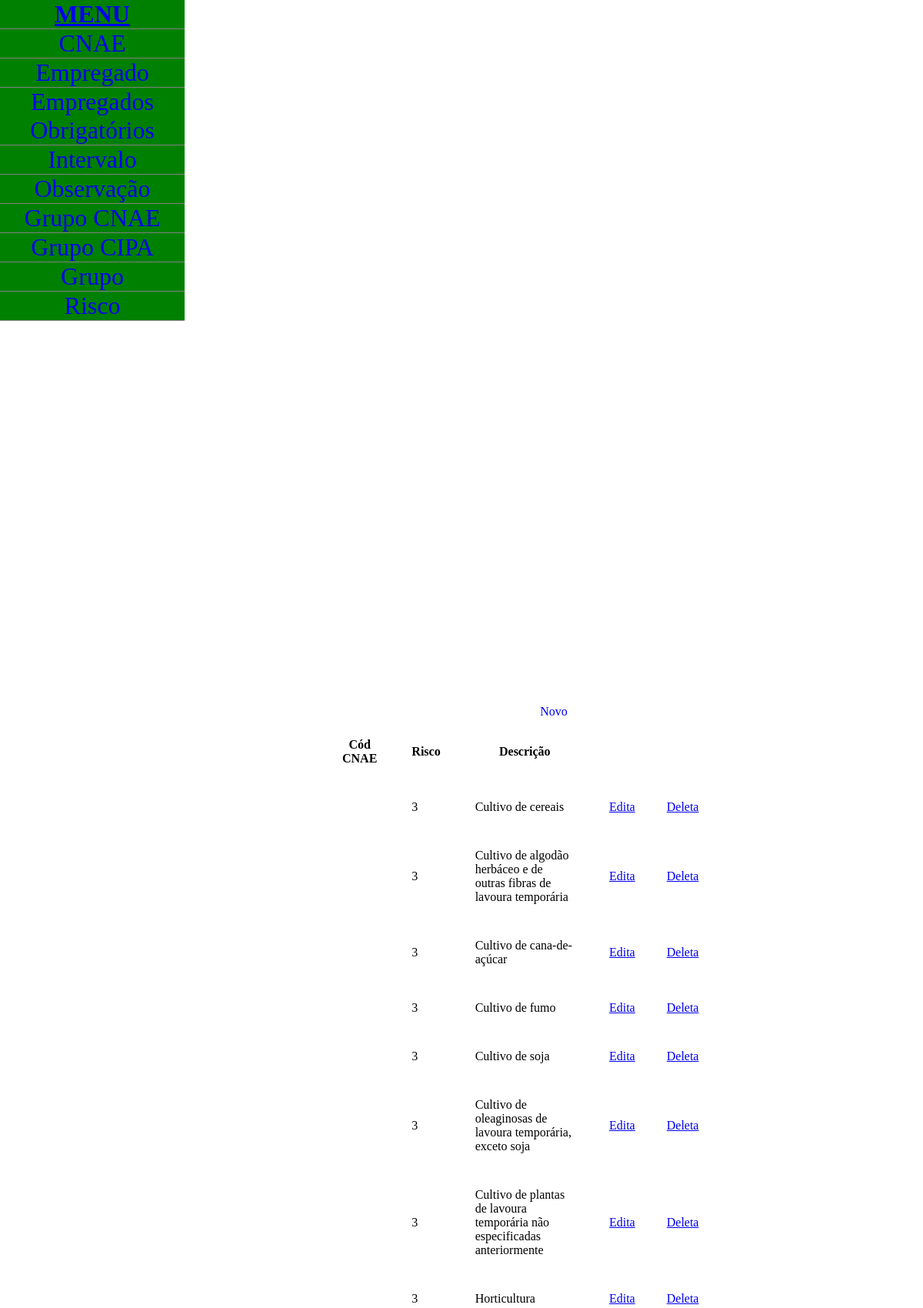
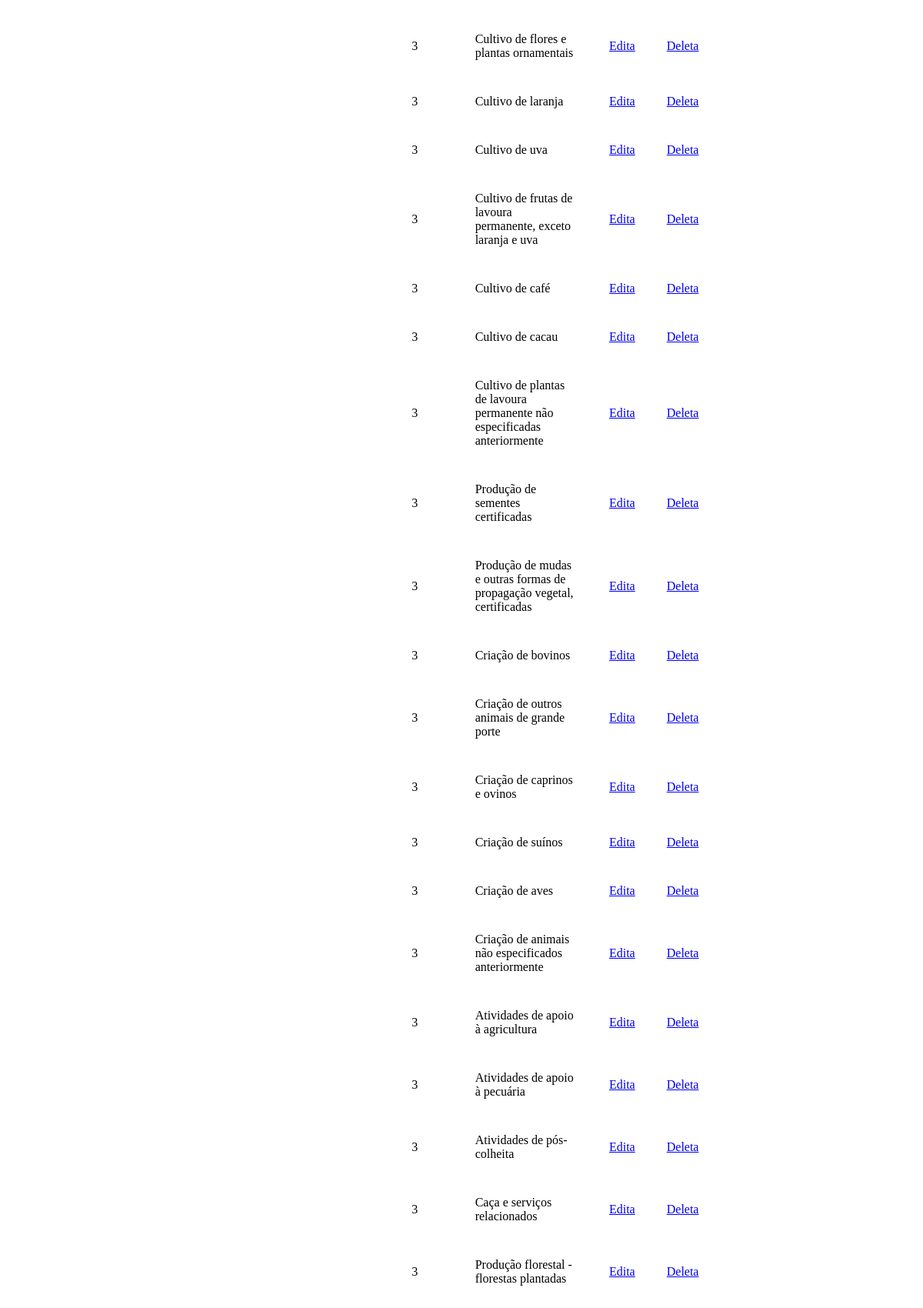
The page /html/lista_cnae.php (upper part) on the database its author committed (2 pictures, top to bottom).
### tables this page shows
CREATE TABLE risco(
	
	id_risco INT(4)NOT NULL AUTO_INCREMENT,
	risco INT(1)NOT NULL,
	descricao TEXT NOT NULL,
	
	CONSTRAINT PrKrisco PRIMARY KEY (id_risco)
);

CREATE TABLE cnae(
	
	num_cnae CHAR(5)NOT NULL,
	id_risco INT(1)NOT NULL,
	descricao TEXT NOT NULL,
	
	CONSTRAINT PrKcnae PRIMARY KEY (num_cnae),
	CONSTRAINT FrKrisco_cnae FOREIGN KEY (id_risco) REFERENCES risco (id_risco)
);

### processa/bd.class.php (called while the page is built, shortened)
<?php
	class bd{
	var $conexao;
		function add_banco($usuario, $senha, $endereco = "localhost", $nome_bd){
			$this->usuario = "$usuario";
			$this->senha = "$senha";
			$this->endereco = "$endereco";
			$this->nome_bd = "$nome_bd";
			$this->conexao = mysqli_connect($this->endereco, $this->usuario, $this->senha, $this->nome_bd) or die ("Erro ao conectar");
			}
		function get_all($tabela, $id = NULL){
			if(is_null($id)){
				$bd = new bd;
				$consulta = "SELECT * FROM $tabela";
				$resultado = mysqli_query($this->conexao, $consulta);
			}else{
				$bd = new bd;
				$consulta = "SELECT * FROM $tabela WHERE $id";
				$resultado = mysqli_query($this->conexao, $consulta);
			}
			return $resultado;
		}
	}
	$bd = new bd();

### html/lista_cnae.php (the view, shortened to what this page needs)
<?php require_once '../processa/bd.class.php' ?>
<html>
	<head>
		<link rel="stylesheet" href="style.css">
	</head>
	<body>
		<?php include "menu.php"; ?>
		<p class="centraliza">
		<a href="novo_tst.php" style='text-decoration: none;'>Novo</a>
	<table style="width:50%">
		  <tr>
			<th> Cód CNAE</th> <th>Risco</th> <th>Descrição</th>
		  </tr>
			<?php
			$resultado = $bd->get_all('cnae');
			while($linha = mysqli_fetch_array($resultado)){
				$resultado_risco = $bd->get_all('risco', "id_risco = '".$linha['id_risco']."'");
				while($linha_risco = mysqli_fetch_array($resultado_risco)){
					echo "<tr>
							<td>".
								$linha['cnae']
							."</td>
							<td>".
								$linha_risco['risco'].
							"</td>
							<td>".
								$linha['descricao']
							."</td>
							<td class='td'>
								<a href='edita_tst.php?COD=".$linha['cnae']."'>Edita</a>
							</td>
							<td class='td'>
								<a href='deleta_tst.php?COD=".$linha['cnae']."' onclick='confirma()'>Deleta</a>
								</td>
						</tr>";
				}
			}
			?>
		</table>
	</body>

### html/style.css (style rules this page uses)
body { margin: 0px; }
.centraliza { position: absolute; text-align: center; left: 35%; top: 10%; width: 50%; }
.td { border: 1px solid white; border-collapse: collapse; }
table, td { border: 1px solid white; border-collapse: collapse; width: 100%; }
th, td { padding: 20px; height: 50px; border: 5px solid white; }

### rows shown on the page
cnae: descricao "Cultivo de cereais"
risco: risco "3"
cnae: descricao "Cultivo de algodão herbáceo e de outras fibras de lavoura temporária"
cnae: descricao "Cultivo de cana-de-açúcar"
cnae: descricao "Cultivo de fumo"
cnae: descricao "Cultivo de soja"
cnae: descricao "Cultivo de oleaginosas de lavoura temporária, exceto soja"
cnae: descricao "Cultivo de plantas de lavoura temporária não especificadas anteriormente"
cnae: descricao "Horticultura"
cnae: descricao "Cultivo de flores e plantas ornamentais"
cnae: descricao "Cultivo de laranja"
cnae: descricao "Cultivo de uva"
cnae: descricao "Cultivo de frutas de lavoura permanente, exceto laranja e uva"
cnae: descricao "Cultivo de café"
cnae: descricao "Cultivo de cacau"
cnae: descricao "Cultivo de plantas de lavoura permanente não especificadas anteriormente"
cnae: descricao "Produção de sementes certificadas"
cnae: descricao "Produção de mudas e outras formas de propagação vegetal, certificadas"
cnae: descricao "Criação de bovinos"
cnae: descricao "Criação de outros animais de grande porte"
cnae: descricao "Criação de caprinos e ovinos"
cnae: descricao "Criação de suínos"
cnae: descricao "Criação de aves"
cnae: descricao "Criação de animais não especificados anteriormente"
cnae: descricao "Atividades de apoio à agricultura"
cnae: descricao "Atividades de apoio à pecuária"
cnae: descricao "Atividades de pós-colheita"
cnae: descricao "Caça e serviços relacionados"
cnae: descricao "Produção florestal - florestas plantadas"
